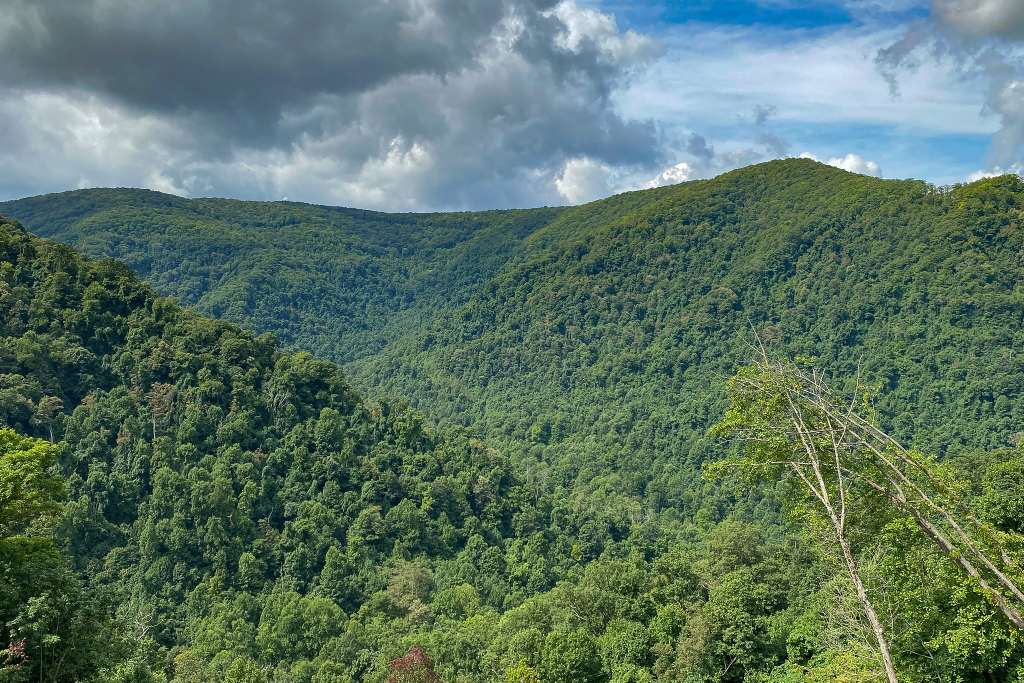
#> input picture tools/data/backdrop.jpeg, 2048 x 1365 px (shown at 1/2 size)
$ python backdrop.py data/backdrop.jpeg
#> lines starting #> are read from the running program, lines starting #| are printed output that depends on the picture
#!/usr/bin/env python3
"""Prepare the page backdrop: shrink, optionally soften, and write WebP.
The result is inlined by build.js, and sits at ~7% opacity behind the page,
so detail is invisible - compress hard.
Usage: python3 tools/backdrop.py [source] [out] [--blur R] [--sat S] [--width W] [--q Q]
"""
import sys
from PIL import Image, ImageFilter, ImageEnhance
a = sys.argv[1:]
src = a[0] if a and not a[0].startswith('--') else 'tools/data/backdrop.jpeg'
out = a[1] if len(a) > 1 and not a[1].startswith('--') else 'tools/data/backdrop.webp'
def opt(name, default, cast=float):
    return cast(a[a.index(name)+1]) if name in a else default
W   = opt('--width', 1200, int)
Q   = opt('--q', 50, int)
BL  = opt('--blur', 0.0)
SAT = opt('--sat', 1.0)
im = Image.open(src).convert('RGB')
#> im is the input picture: PIL image 2048x1365 RGB; mean R, G, B 91.1, 116.1, 100.5

# --portrait WxH: fit the whole scene across the width of a tall canvas and
# fill the rest with a heavily blurred blow-up of itself, feathered at the
# seam. Lets `background-size:cover` on a phone show the entire vista instead
# of a magnified centre slice.
if '--portrait' in a:
    PW, PH = (int(v) for v in a[a.index('--portrait')+1].lower().split('x'))
    sc = max(PW/im.size[0], PH/im.size[1])
    fill = im.resize((round(im.size[0]*sc), round(im.size[1]*sc)), Image.LANCZOS)
    fill = fill.crop((round((fill.size[0]-PW)/2), round((fill.size[1]-PH)/2),
                      round((fill.size[0]-PW)/2)+PW, round((fill.size[1]-PH)/2)+PH))
    fill = fill.filter(ImageFilter.GaussianBlur(PW*0.05))
    front = im.resize((PW, round(PW*im.size[1]/im.size[0])), Image.LANCZOS)
    top = round((PH - front.size[1]) / 2)
    feather = max(8, round(front.size[1]*0.12))
    mask = Image.new('L', front.size, 255)
    px = mask.load()
    for y in range(feather):
        v = round(255*y/feather)
        for x in range(front.size[0]):
            px[x, y] = v
            px[x, front.size[1]-1-y] = v
    fill.paste(front, (0, top), mask)
    im = fill
else:
    im = im.resize((W, round(W*im.size[1]/im.size[0])), Image.LANCZOS)
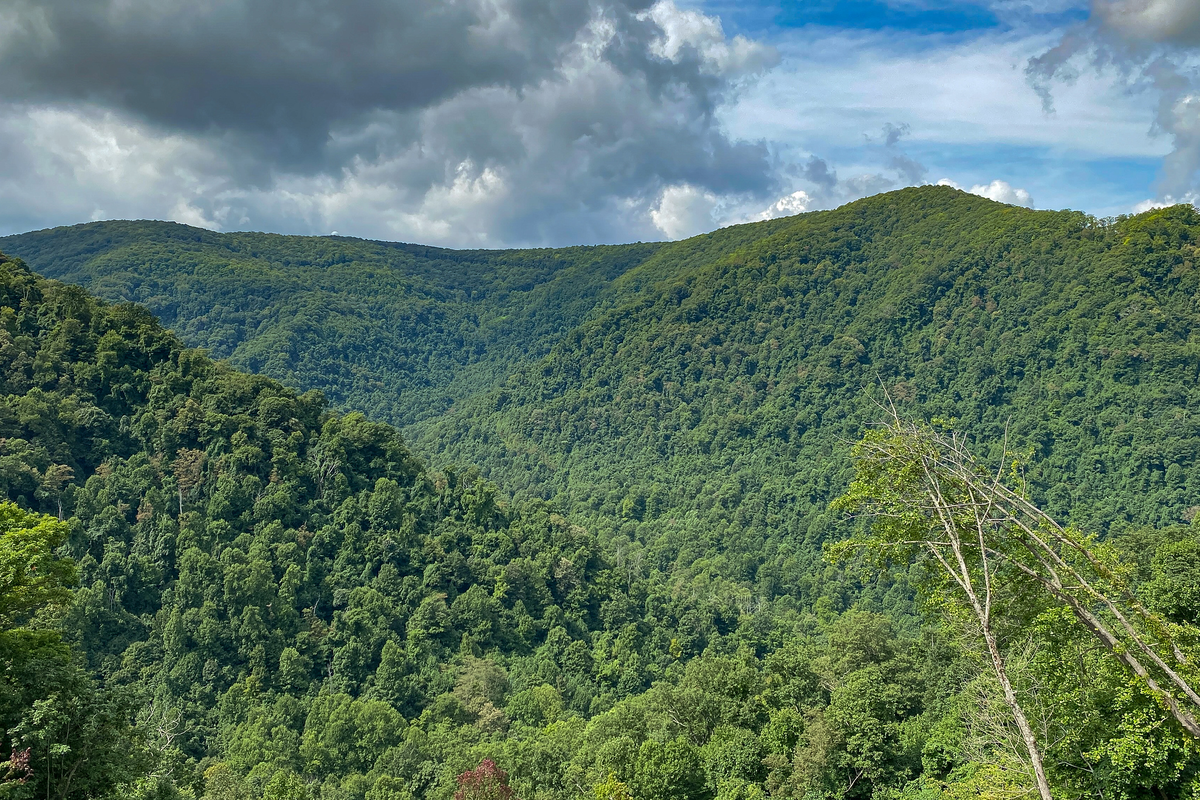
#> im: PIL image 1200x800 RGB; mean R, G, B 91.1, 116.1, 100.6
if BL:  im = im.filter(ImageFilter.GaussianBlur(BL))
if SAT != 1.0: im = ImageEnhance.Color(im).enhance(SAT)
im.save(out, 'WEBP', quality=Q, method=6)
import os
print(f"{out}: {im.size[0]}x{im.size[1]}  {os.path.getsize(out)/1024:.0f} KB "
      f"(base64 {os.path.getsize(out)*4/3/1024:.0f} KB)  blur={BL} sat={SAT} q={Q}")
#| tools/data/backdrop.webp: 1200x800  199 KB (base64 266 KB)  blur=0.0 sat=1.0 q=50
